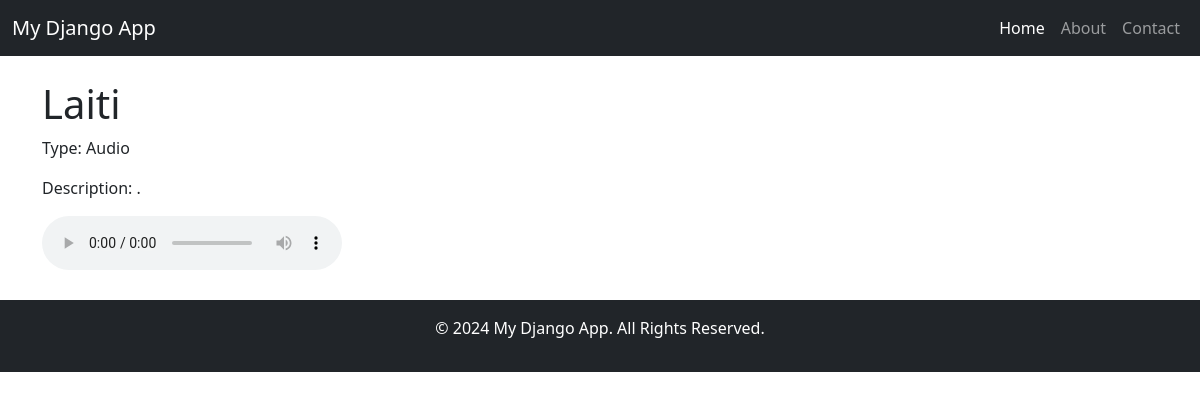
Page /songs/3/ on the committed database.
### songs/models.py (models this page shows, shortened)
class Song(models.Model):
    AUDIO = 'audio'
    VIDEO = 'video'
    SONG_TYPE_CHOICES = [
        (AUDIO, 'Audio'),
        (VIDEO, 'Video'),
    ]
    title = models.CharField(max_length=255)
    song_type = models.CharField(max_length=10, choices=SONG_TYPE_CHOICES, default=AUDIO)
    description = models.TextField(blank=True, null=True)
    audio_file = models.FileField(upload_to='songs/audio/', blank=True, null=True)
    video_file = models.FileField(upload_to='songs/video/', blank=True, null=True)
    is_downloadable = models.BooleanField(default=False)
    uploaded_by = models.CharField(max_length=255, blank=True, null=True)
    upload_date = models.DateTimeField(auto_now_add=True)
    album = models.ForeignKey(Album, on_delete=models.CASCADE, related_name='songs', blank=True, null=True)

### songs/views.py (the view)
# urls.py: path('<int:song_id>/', views.song_detail, name='song_detail'),
def song_detail(request, song_id):
    song = get_object_or_404(Song, id=song_id)
    lyrics = Lyrics.objects.filter(song=song).first()
    return render(request, 'songs/song_detail.html', {'song': song, 'lyrics': lyrics})

### songs/templates/songs/song_detail.html (shortened to what this page needs)
{% extends 'base.html' %}
{% block content %}
    <h1>{{ song.title }}</h1>
    <p>Type: {{ song.song_type|title }}</p>
    <p>Description: {{ song.description }}</p>
    {% if song.song_type == 'audio' and song.audio_file %}
        <audio controls>
            <source src="{{ song.audio_file.url }}" type="audio/mpeg">
        </audio>
    {% elif song.song_type == 'video' and song.video_file %}
        <video controls width="600">
            <source src="{{ song.video_file.url }}" type="video/mp4">
            Your browser does not support the video element.
        </video>
    {% endif %}
{% endblock %}

### rows in the picture
Song: title "Laiti", song_type "Audio", description "."
